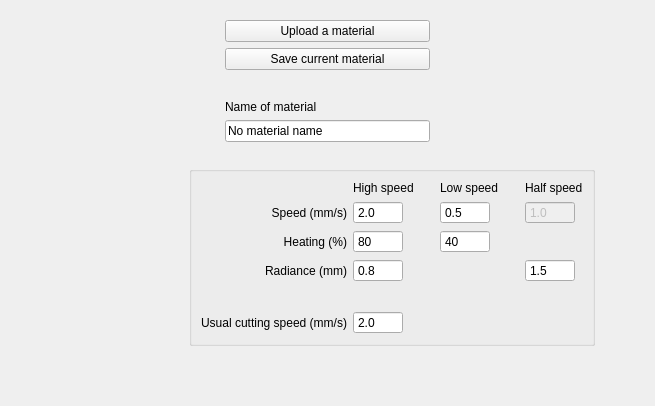
      <widget class="QWidget" name="tabMaterial">
       <attribute name="title">
        <string>Material</string>
       </attribute>
       <layout class="QVBoxLayout" name="verticalLayout_12">
        <item>
         <widget class="QWidget" name="widget_9" native="true">
          <property name="maximumSize">
           <size>
            <width>16777215</width>
            <height>140</height>
           </size>
          </property>
          <layout class="QGridLayout" name="gridLayout_2">
           <item row="3" column="1">
            <widget class="QLabel" name="label_29">
             <property name="text">
              <string>Name of material</string>
             </property>
            </widget>
           </item>
           <item row="4" column="1">
            <widget class="QLineEdit" name="mName">
             <property name="text">
              <string>No material name</string>
             </property>
            </widget>
           </item>
           <item row="0" column="1">
            <widget class="QPushButton" name="pbUploadMaterial">
             <property name="text">
              <string>Upload a material</string>
             </property>
            </widget>
           </item>
           <item row="1" column="1">
            <widget class="QPushButton" name="pbSaveMaterial">
             <property name="text">
              <string>Save current material</string>
             </property>
            </widget>
           </item>
           <item row="2" column="1">
            <spacer name="verticalSpacer_10">
             <property name="orientation">
              <enum>Qt::Vertical</enum>
             </property>
             <property name="sizeHint" stdset="0">
              <size>
               <width>20</width>
               <height>40</height>
              </size>
             </property>
            </spacer>
           </item>
           <item row="0" column="2">
            <spacer name="horizontalSpacer">
             <property name="orientation">
              <enum>Qt::Horizontal</enum>
             </property>
             <property name="sizeHint" stdset="0">
              <size>
               <width>40</width>
               <height>20</height>
              </size>
             </property>
            </spacer>
           </item>
           <item row="0" column="0">
            <spacer name="horizontalSpacer_3">
             <property name="orientation">
              <enum>Qt::Horizontal</enum>
             </property>
             <property name="sizeHint" stdset="0">
              <size>
               <width>40</width>
               <height>20</height>
              </size>
             </property>
            </spacer>
           </item>
          </layout>
         </widget>
        </item>
        <item>
         <widget class="QWidget" name="widget_8" native="true">
          <layout class="QHBoxLayout" name="horizontalLayout_8">
           <item>
            <spacer name="horizontalSpacer_2">
             <property name="orientation">
              <enum>Qt::Horizontal</enum>
             </property>
             <property name="sizeHint" stdset="0">
              <size>
               <width>169</width>
               <height>20</height>
              </size>
             </property>
            </spacer>
           </item>
           <item>
            <widget class="QGroupBox" name="groupBox_8">
             <property name="maximumSize">
              <size>
               <width>100000</width>
               <height>180</height>
              </size>
             </property>
             <property name="layoutDirection">
              <enum>Qt::LeftToRight</enum>
             </property>
             <layout class="QGridLayout" name="gridLayout">
              <item row="0" column="3">
               <widget class="QLabel" name="label_32">
                <property name="text">
                 <string>Low speed</string>
                </property>
               </widget>
              </item>
              <item row="1" column="5">
               <widget class="QDoubleSpinBox" name="mSpeedHalf">
                <property name="enabled">
                 <bool>false</bool>
                </property>
                <property name="maximumSize">
                 <size>
                  <width>50</width>
                  <height>16777215</height>
                 </size>
                </property>
                <property name="buttonSymbols">
                 <enum>QAbstractSpinBox::NoButtons</enum>
                </property>
                <property name="decimals">
                 <number>1</number>
                </property>
                <property name="value">
                 <double>1.000000000000000</double>
                </property>
               </widget>
              </item>
              <item row="0" column="5">
               <widget class="QLabel" name="label_33">
                <property name="text">
                 <string>Half speed</string>
                </property>
               </widget>
              </item>
              <item row="2" column="2">
               <spacer name="verticalSpacer_15">
                <property name="orientation">
                 <enum>Qt::Vertical</enum>
                </property>
                <property name="sizeHint" stdset="0">
                 <size>
                  <width>20</width>
                  <height>40</height>
                 </size>
                </property>
               </spacer>
              </item>
              <item row="5" column="0">
               <widget class="QLabel" name="label_36">
                <property name="text">
                 <string>Usual cutting speed (mm/s)</string>
                </property>
                <property name="alignment">
                 <set>Qt::AlignRight|Qt::AlignTrailing|Qt::AlignVCenter</set>
                </property>
               </widget>
              </item>
              <item row="3" column="5">
               <widget class="QDoubleSpinBox" name="mRadSpHalf">
                <property name="maximumSize">
                 <size>
                  <width>50</width>
                  <height>16777215</height>
                 </size>
                </property>
                <property name="buttonSymbols">
                 <enum>QAbstractSpinBox::NoButtons</enum>
                </property>
                <property name="decimals">
                 <number>1</number>
                </property>
                <property name="minimum">
                 <double>0.100000000000000</double>
                </property>
                <property name="maximum">
                 <double>10.000000000000000</double>
                </property>
                <property name="singleStep">
                 <double>0.100000000000000</double>
                </property>
                <property name="value">
                 <double>1.500000000000000</double>
                </property>
               </widget>
              </item>
              <item row="2" column="3">
               <widget class="QDoubleSpinBox" name="mHeatSpLow">
                <property name="maximumSize">
                 <size>
                  <width>50</width>
                  <height>16777215</height>
                 </size>
                </property>
                <property name="buttonSymbols">
                 <enum>QAbstractSpinBox::NoButtons</enum>
                </property>
                <property name="decimals">
                 <number>0</number>
                </property>
                <property name="minimum">
                 <double>1.000000000000000</double>
                </property>
                <property name="value">
                 <double>40.000000000000000</double>
                </property>
               </widget>
              </item>
              <item row="0" column="1">
               <widget class="QLabel" name="label_31">
                <property name="maximumSize">
                 <size>
                  <width>16777215</width>
                  <height>16777215</height>
                 </size>
                </property>
                <property name="baseSize">
                 <size>
                  <width>0</width>
                  <height>0</height>
                 </size>
                </property>
                <property name="text">
                 <string>High speed</string>
                </property>
               </widget>
              </item>
              <item row="1" column="1">
               <widget class="QDoubleSpinBox" name="mSpeedHigh">
                <property name="maximumSize">
                 <size>
                  <width>50</width>
                  <height>16777215</height>
                 </size>
                </property>
                <property name="buttonSymbols">
                 <enum>QAbstractSpinBox::NoButtons</enum>
                </property>
                <property name="decimals">
                 <number>1</number>
                </property>
                <property name="minimum">
                 <double>1.000000000000000</double>
                </property>
                <property name="maximum">
                 <double>15.000000000000000</double>
                </property>
                <property name="value">
                 <double>2.000000000000000</double>
                </property>
               </widget>
              </item>
              <item row="3" column="1">
               <widget class="QDoubleSpinBox" name="mRadSpHigh">
                <property name="maximumSize">
                 <size>
                  <width>50</width>
                  <height>16777215</height>
                 </size>
                </property>
                <property name="buttonSymbols">
                 <enum>QAbstractSpinBox::NoButtons</enum>
                </property>
                <property name="decimals">
                 <number>1</number>
                </property>
                <property name="minimum">
                 <double>0.100000000000000</double>
                </property>
                <property name="maximum">
                 <double>10.000000000000000</double>
                </property>
                <property name="singleStep">
                 <double>0.100000000000000</double>
                </property>
                <property name="value">
                 <double>0.800000000000000</double>
                </property>
               </widget>
              </item>
              <item row="4" column="1">
               <spacer name="verticalSpacer_24">
                <property name="orientation">
                 <enum>Qt::Vertical</enum>
                </property>
                <property name="sizeType">
                 <enum>QSizePolicy::Fixed</enum>
                </property>
                <property name="sizeHint" stdset="0">
                 <size>
                  <width>20</width>
                  <height>60</height>
                 </size>
                </property>
               </spacer>
              </item>
              <item row="2" column="0">
               <widget class="QLabel" name="label_34">
                <property name="text">
                 <string>Heating (%)</string>
                </property>
                <property name="alignment">
                 <set>Qt::AlignRight|Qt::AlignTrailing|Qt::AlignVCenter</set>
                </property>
               </widget>
              </item>
              <item row="5" column="1">
               <widget class="QDoubleSpinBox" name="mUsualCutSpeed">
                <property name="maximumSize">
                 <size>
                  <width>50</width>
                  <height>16777215</height>
                 </size>
                </property>
                <property name="buttonSymbols">
                 <enum>QAbstractSpinBox::NoButtons</enum>
                </property>
                <property name="decimals">
                 <number>1</number>
                </property>
                <property name="minimum">
                 <double>0.100000000000000</double>
                </property>
                <property name="maximum">
                 <double>10.000000000000000</double>
                </property>
                <property name="singleStep">
                 <double>0.100000000000000</double>
                </property>
                <property name="value">
                 <double>2.000000000000000</double>
                </property>
               </widget>
              </item>
              <item row="2" column="4">
               <spacer name="verticalSpacer_16">
                <property name="orientation">
                 <enum>Qt::Vertical</enum>
                </property>
                <property name="sizeHint" stdset="0">
                 <size>
                  <width>20</width>
                  <height>40</height>
                 </size>
                </property>
               </spacer>
              </item>
              <item row="1" column="3">
               <widget class="QDoubleSpinBox" name="mSpeedLow">
                <property name="maximumSize">
                 <size>
                  <width>50</width>
                  <height>16777215</height>
                 </size>
                </property>
                <property name="buttonSymbols">
                 <enum>QAbstractSpinBox::NoButtons</enum>
                </property>
                <property name="decimals">
                 <number>1</number>
                </property>
                <property name="minimum">
                 <double>0.100000000000000</double>
                </property>
                <property name="maximum">
                 <double>10.000000000000000</double>
                </property>
                <property name="singleStep">
                 <double>0.100000000000000</double>
                </property>
                <property name="value">
                 <double>0.500000000000000</double>
                </property>
               </widget>
              </item>
              <item row="2" column="1">
               <widget class="QDoubleSpinBox" name="mHeatSpHigh">
                <property name="maximumSize">
                 <size>
                  <width>50</width>
                  <height>16777215</height>
                 </size>
                </property>
                <property name="buttonSymbols">
                 <enum>QAbstractSpinBox::NoButtons</enum>
                </property>
                <property name="decimals">
                 <number>0</number>
                </property>
                <property name="minimum">
                 <double>1.000000000000000</double>
                </property>
                <property name="value">
                 <double>80.000000000000000</double>
                </property>
               </widget>
              </item>
              <item row="1" column="0">
               <widget class="QLabel" name="label_30">
                <property name="text">
                 <string>Speed (mm/s)</string>
                </property>
                <property name="alignment">
                 <set>Qt::AlignRight|Qt::AlignTrailing|Qt::AlignVCenter</set>
                </property>
               </widget>
              </item>
              <item row="3" column="0">
               <widget class="QLabel" name="label_35">
                <property name="text">
                 <string>Radiance (mm)</string>
                </property>
                <property name="alignment">
                 <set>Qt::AlignRight|Qt::AlignTrailing|Qt::AlignVCenter</set>
                </property>
               </widget>
              </item>
             </layout>
            </widget>
           </item>
           <item>
            <spacer name="horizontalSpacer_9">
             <property name="orientation">
              <enum>Qt::Horizontal</enum>
             </property>
             <property name="sizeHint" stdset="0">
              <size>
               <width>40</width>
               <height>20</height>
              </size>
             </property>
            </spacer>
           </item>
          </layout>
         </widget>
        </item>
        <item>
         <spacer name="verticalSpacer_25">
          <property name="orientation">
           <enum>Qt::Vertical</enum>
          </property>
          <property name="sizeHint" stdset="0">
           <size>
            <width>20</width>
            <height>40</height>
           </size>
          </property>
         </spacer>
        </item>
       </layout>
      </widget>
